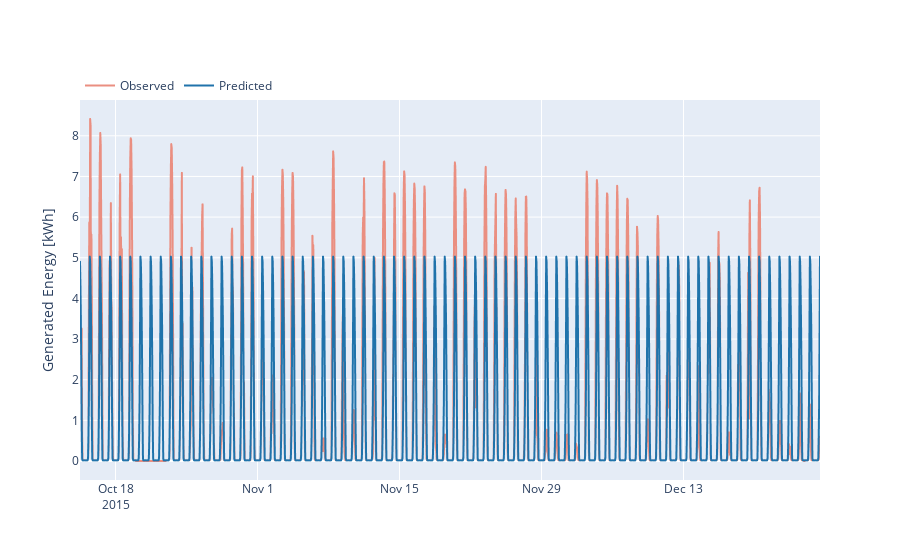

Here is the notebook cell this chart was saved with:
### Code cell
fig = go.Figure(go.Scattergl(
    x=train_df[september_start : ].index,
    y=train_df['Generated Energy'][september_start :],
    name="Training Data",
    line=dict(color='rgb(84, 84, 84)')
))

fig.add_trace(go.Scattergl(
    x=validation_df.index,
    y=validation_df['Generated Energy'],
    name="Observed",
    line=dict(color='rgb(234,143,129)')
))

fig.add_trace(go.Scattergl(
    x=forecast_second_sarima_val.index,
    y=forecast_second_sarima_val['Prediction'],
    name="Predicted",
    line=dict(color='rgb(32,115,171)')
))

fig.update_yaxes(title="Generated Energy [kWh]")
fig.update_layout(template="plotly",
                legend=dict(orientation="h",
                yanchor="bottom",
                y=1,
                xanchor="left",
                x=0))

fig.write_html("NEW_ARIMA_FIGS/second_sarima_production.html")
fig.show()

### Figure 1 — Plotly figure (JSON) as saved in the notebook; plotly's stock layout.template omitted (floating-point values rounded to 4 significant figures; data arrays with more than 128 entries replaced by an {"elided": "..."} marker saying what was removed)
{"data": [{"line": {"color": "rgb(84, 84, 84)"}, "name": "Training Data", "x": [], "y": [], "type": "scattergl"}, {"line": {"color": "rgb(234,143,129)"}, "name": "Observed", "x": {"elided": "1752 str values"}, "y": {"elided": "1752 float values"}, "type": "scattergl"}, {"line": {"color": "rgb(32,115,171)"}, "name": "Predicted", "x": {"elided": "1752 str values"}, "y": {"elided": "1752 float values"}, "type": "scattergl"}], "layout": {"yaxis": {"title": {"text": "Generated Energy [kWh]"}}, "legend": {"orientation": "h", "yanchor": "bottom", "y": 1, "xanchor": "left", "x": 0}}}
